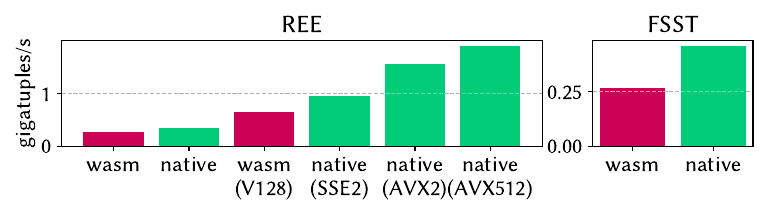

Here is the Python script that generated this plot:
import csv
import matplotlib.pyplot as plt
import numpy as np
import sys


def non_nan(x):
    return x[~np.isnan(x)]


PX_PER_IN = 250
QUARTILES = [0, 0.25, 0.5, 0.75, 1]
COL_IGNITION_PRIMARY = '#CC0256'
COL_IGNITION_SECONDARY = '#66012B'
COL_NATIVE_PRIMARY = '#02CC78'
COL_NATIVE_SECONDARY = '#01663C'
COMMON_GOVERNMENT_DIR = './decoders/CommonGovernment'
TAXPAYER_DIR = './decoders/Taxpayer'
TAXPAYER_BATCHSIZE_DIR = './decoders/TaxpayerBatchSize'
NATIVE_RLE_PATH = 'native_rle_CommonGovernment_45_rle_EXTENSION_t1_b9000000_utrue.csv'
NATIVE_RLE_SIMD_PATH = 'native_rle_simd_CommonGovernment_45_rle_EXTENSION_t1_b200000_utrue.csv'
NATIVE_RLE_SIMD_AVX2_PATH = 'native_rle_simd_avx2_CommonGovernment_45_rle_EXTENSION_t1_b200000_utrue.csv'
NATIVE_RLE_SIMD_SSE2_PATH = 'native_rle_simd_sse2_CommonGovernment_45_rle_EXTENSION_t1_b200000_utrue.csv'
WASM_RLE_PATH = 'wasm_rle_CommonGovernment_45_rle_EXTENSION_t1_b9000000_utrue.csv'
WASM_RLE_SIMD_PATH = 'wasm_rle_simd_CommonGovernment_45_rle_EXTENSION_t1_b200000_utrue.csv'
WASM_RLE_SIMD_STATELESS_PATH = 'wasm_rle_simd_stateless_CommonGovernment_45_rle_EXTENSION_t1_b200000_utrue.csv'
NATIVE_TAXPAYER_PATH = 'native_taxpayer_fsst_Taxpayer_1.fsst_SELF-CONTAINED_t1_b30000_ufalse.csv'
WASM_TAXPAYER_PATH = 'wasm_taxpayer_fsst_Taxpayer_1.fsst_SELF-CONTAINED_t1_b30000_ufalse.csv'
TO_MS = 1000000
TO_MB = 1000000
RLE_ROW_COUNT = 141123827
TAXPAYER_BATCH_SIZES = [
    #100, 200, 300, 400, 500, 600, 700, 800, 900,
    1000, 2000, 3000, 4000, 5000, 6000, 7000, 8000, 9000,
    10000, 20000, 30000, 40000, 50000, 60000, 70000, 80000, 90000,
    100000, 200000, 300000, 400000, 500000, 600000, 700000, 800000, 900000,
    1000000, 2000000, 3000000, 4000000, 5000000, 6000000, 7000000, 8000000, 9000000,
    10000000, 20000000, 30000000
    ]
RLE_BATCH_SIZES = [
    #100, 200, 300, 400, 500, 600, 700, 800, 900,
    1000, 2000, 3000, 4000, 5000, 6000, 7000, 8000, 9000,
    10000, 20000, 30000, 40000, 50000, 60000, 70000, 80000, 90000,
    100000, 200000, 300000, 400000, 500000, 600000, 700000, 800000, 900000,
    1000000, 2000000, 3000000, 4000000, 5000000, 6000000, 7000000, 8000000, 9000000,
    10000000, 20000000, 30000000, 40000000, 50000000, 60000000, 70000000, 80000000, 90000000,
    141123827
    ]
TAXPAYER_DATA_SIZE = 1774415124
RLE_DATA_SIZE = 215142016

LEGEND_FONT_SIZE = 16
TITLES_FONT_SIZE = 18
LABELS_FONT_SIZE = 16
ANNOTATIONS_FONT_SIZE = 16

plt.rcParams["font.family"] = "Libertinus Sans"
plt.rcParams["xtick.labelsize"] = LABELS_FONT_SIZE
plt.rcParams["ytick.labelsize"] = LABELS_FONT_SIZE
plt.rcParams["axes.labelsize"] = LABELS_FONT_SIZE
plt.rcParams["axes.titlesize"] = TITLES_FONT_SIZE
plt.rcParams["legend.fontsize"] = LEGEND_FONT_SIZE

def plot_native_against_wasm(ax, title, native, wasm, row_count):
    native_csvs = [np.genfromtxt(n['path'], delimiter=',', skip_header=1) for n in native]
    wasm_csvs = [np.genfromtxt(w['path'], delimiter=',', skip_header=1) for w in wasm]

    native_totals = [row_count / non_nan(native_csv[0:,0] + native_csv[0:,1]) for native_csv in native_csvs]
    wasm_totals = [row_count / non_nan(wasm_csv[0:,0] + wasm_csv[0:,1]) for wasm_csv in wasm_csvs]
    base_total = max(max(x * row_count) for x in native_totals + wasm_totals)
    base_thpt = min(min(x) for x in native_totals + wasm_totals)
    xs = np.arange(len(native_totals) + len(wasm_totals))
    medians = [np.median(x) for x in native_totals + wasm_totals]
    colors = [COL_NATIVE_PRIMARY for x in native_csvs] + [COL_IGNITION_PRIMARY for x in wasm_csvs]

    native_labels = [n['label'] for n in native]
    wasm_labels = [w['label'] for w in wasm]
    print(medians)

    objs = [(m, l, c) for (m, c, l) in zip(medians, colors, native_labels + wasm_labels)]
    objs.sort()

    bplot = ax.bar(xs, [m for (m, _, _) in objs], color=[c for (_, _, c) in objs])
    ax.set_ylim(ymin=0)
    ax.set_title(title)
    ax.set_xticks(xs)
    ax.set_xticklabels([l for (_, l, _) in objs])
    ax.grid(linestyle='--', axis='y')

    return bplot


def plot_isolated_decoders():
    figure, (ax1, ax2) = plt.subplots(ncols=2, gridspec_kw={'width_ratios': [3, 1]})

    plot_native_against_wasm(
        ax1,
        'REE',
        [
            {'path': f'{COMMON_GOVERNMENT_DIR}/{NATIVE_RLE_PATH}', 'label': 'native'},
            {'path': f'{COMMON_GOVERNMENT_DIR}/{NATIVE_RLE_SIMD_SSE2_PATH}', 'label': 'native\n(SSE2)'},
            {'path': f'{COMMON_GOVERNMENT_DIR}/{NATIVE_RLE_SIMD_AVX2_PATH}', 'label': 'native\n(AVX2)'},
            {'path': f'{COMMON_GOVERNMENT_DIR}/{NATIVE_RLE_SIMD_PATH}', 'label': 'native\n(AVX512)'}
        ],
        [
            {'path': f'{COMMON_GOVERNMENT_DIR}/{WASM_RLE_PATH}', 'label': 'wasm'},
            {'path': f'{COMMON_GOVERNMENT_DIR}/{WASM_RLE_SIMD_PATH}', 'label': 'wasm\n(V128)'},
            #{'path': f'{COMMON_GOVERNMENT_DIR}/{WASM_RLE_SIMD_STATELESS_PATH}', 'label': 'wasm (V128, no state)'}
        ],
        RLE_ROW_COUNT,
    )
    bplot = plot_native_against_wasm(
        ax2,
        'FSST',
        [
            {'path': f'{TAXPAYER_DIR}/{NATIVE_TAXPAYER_PATH}', 'label': 'native'},
        ],
        [
            {'path': f'{TAXPAYER_DIR}/{WASM_TAXPAYER_PATH}', 'label': 'wasm'},
            #{'path': f'{COMMON_GOVERNMENT_DIR}/{WASM_RLE_SIMD_STATELESS_PATH}', 'label': 'wasm (V128, no state)'}
        ],
        TAXPAYER_DATA_SIZE
    )
    
    ax1.set_ylabel('gigatuples/s')
    #figure.legend([bplot[0], bplot[1]], ['native', 'wasm'], fontsize=LEGEND_FONT_SIZE)
    figure.set_size_inches(1920 / PX_PER_IN, (1080 / 2) / PX_PER_IN)
    figure.tight_layout()
    figure.savefig('decoder_charts.pdf')


def plot_batchsizes():
    MARKER_SIZE=5
    taxpayer_data = [np.genfromtxt(f"{TAXPAYER_BATCHSIZE_DIR}/wasm_taxpayer_fsst_Taxpayer_1.fsst_SELF-CONTAINED_t1_b{b}_ufalse.csv", delimiter=',', skip_header=1) for b in TAXPAYER_BATCH_SIZES]
    taxpayer_mean_times = [np.mean(d[0:,1] / TO_MS) for d in taxpayer_data]
    taxpayer_min_time = min(taxpayer_mean_times)
    taxpayer_normalized_times = np.array(taxpayer_mean_times) / taxpayer_min_time
    rle_data = [np.genfromtxt(f"{COMMON_GOVERNMENT_DIR}/wasm_rle_CommonGovernment_45_rle_EXTENSION_t1_b{b}_utrue.csv", delimiter=',', skip_header=1) for b in RLE_BATCH_SIZES]
    rle_mean_times = [np.mean(d[0:,1] / TO_MS) for d in rle_data]
    rle_min_time = min(rle_mean_times)
    rle_normalized_times = np.array(rle_mean_times) / rle_min_time
    rle_simd_data = [np.genfromtxt(f"{COMMON_GOVERNMENT_DIR}/wasm_rle_simd_CommonGovernment_45_rle_EXTENSION_t1_b{b}_utrue.csv", delimiter=',', skip_header=1) for b in RLE_BATCH_SIZES]
    rle_simd_mean_times = [np.mean(d[0:,1] / TO_MS) for d in rle_simd_data]
    rle_simd_min_time = min(rle_simd_mean_times)
    rle_simd_normalized_times = np.array(rle_simd_mean_times) / rle_simd_min_time

    taxpayer_peak_memory = [(np.max(d[0:,2]) - TAXPAYER_DATA_SIZE) / TO_MB for d in taxpayer_data]
    rle_peak_memory = [(np.max(d[0:,2]) - RLE_DATA_SIZE) / TO_MB for d in rle_data]
    rle_simd_peak_memory = [(np.max(d[0:,2]) - RLE_DATA_SIZE) / TO_MB for d in rle_simd_data]
    
    figure, (ax1, ax2, ax3) = plt.subplots(nrows=3)
    fsst_plot, = ax1.plot(TAXPAYER_BATCH_SIZES, taxpayer_normalized_times, '+-', markersize=MARKER_SIZE, color=COL_IGNITION_PRIMARY)
    ree_plot, = ax2.plot(RLE_BATCH_SIZES, rle_normalized_times, '+-', markersize=MARKER_SIZE, color=COL_IGNITION_PRIMARY)
    ree_simd_plot, = ax3.plot(RLE_BATCH_SIZES, rle_simd_normalized_times, '+-', markersize=MARKER_SIZE, color=COL_IGNITION_PRIMARY)
    ax2.set_ylabel('normalized time')
    ax1.set_ylim(ymin=0.99)
    ax2.set_ylim(ymin=0.99)
    ax3.set_ylim(ymin=0.99)
    ax1.grid(linestyle='--')
    ax2.grid(linestyle='--')
    ax3.grid(linestyle='--')
    ax1.set_xscale('log')
    ax2.set_xscale('log')
    ax3.set_xscale('log')
    ax3.set_xlabel('batch size (tuples)')

    ax1m = ax1.twinx()
    ax2m = ax2.twinx()
    ax3m = ax3.twinx()
    ax2m.set_ylabel('memory usage (MB)')

    fsst_mem_plot, = ax1m.plot(TAXPAYER_BATCH_SIZES, taxpayer_peak_memory, 'x--', markersize=MARKER_SIZE, color=COL_NATIVE_PRIMARY)
    ree_mem_plot, = ax2m.plot(RLE_BATCH_SIZES, rle_peak_memory, 'x--', markersize=MARKER_SIZE, color=COL_NATIVE_PRIMARY)
    ree_simd_mem_plot, = ax3m.plot(RLE_BATCH_SIZES, rle_simd_peak_memory, 'x--', markersize=MARKER_SIZE, color=COL_NATIVE_PRIMARY)

    ax1.legend([fsst_plot, fsst_mem_plot], ['FSST time', 'FSST memory'], fontsize=LEGEND_FONT_SIZE, loc='upper center', ncol=2)
    ax2.legend([ree_plot, ree_mem_plot], ['REE time', 'REE memory'], fontsize=LEGEND_FONT_SIZE, loc='upper center', ncol=2)
    ax3.legend([ree_simd_plot, ree_simd_mem_plot], ['REE(V128) time', 'REE(V128) memory'], fontsize=LEGEND_FONT_SIZE, loc='upper center', ncol=2)
    # ax1.legend(
    #     [fsst_plot, ree_plot, ree_simd_plot, fsst_mem_plot, ree_mem_plot, ree_simd_mem_plot],
    #     ['FSST time', 'REE time', 'REE (V128) time', 'FSST memory', 'REE memory', 'REE (V128) memory', ],
    #     title='Decoder resource',
    #     fontsize=LEGEND_FONT_SIZE, loc='upper center')

    taxpayer_best_bs = TAXPAYER_BATCH_SIZES[taxpayer_mean_times.index(taxpayer_min_time)]
    rle_best_bs = RLE_BATCH_SIZES[rle_mean_times.index(rle_min_time)]
    rle_simd_best_bs = RLE_BATCH_SIZES[rle_simd_mean_times.index(rle_simd_min_time)]
    print(f"mins: fsst {taxpayer_min_time} at {taxpayer_best_bs}, \
    rle {rle_min_time} at {rle_best_bs}, rle_simd {rle_simd_min_time} at {rle_simd_best_bs}")

    figure.set_size_inches(1920 / PX_PER_IN, 1080 / PX_PER_IN)
    figure.tight_layout()
    figure.savefig('batch_sizes.pdf')


plot_isolated_decoders()
plot_batchsizes()
